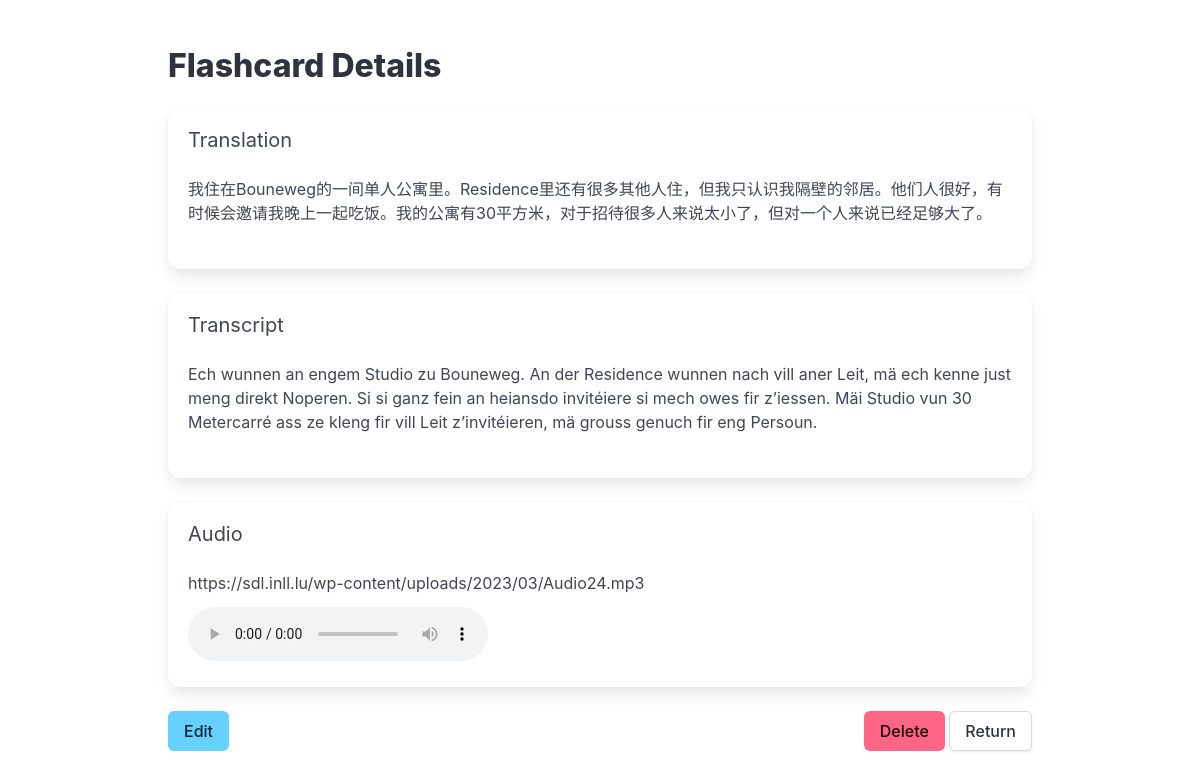
Screenshot of /flashcards/8 with the database file from the repository.
### models.py (models this page shows)
class SDL_CARD(db.Model):
    __tablename__ = 'SDL_CARD'
    ID = db.Column(db.Integer, primary_key=True)
    AUDIO_URL = db.Column(db.String, nullable=False)
    TRANSCRIPT = db.Column(db.Text, nullable=False)
    TRANSLATION = db.Column(db.Text, nullable=False)

### app.py (the view)
@app.route("/flashcards/<int:card_id>")
def view_flashcard(card_id):
    card = db.session.get(SDL_CARD, card_id)
    if not card:
        flash("Card not found", "is-danger")
        return redirect(url_for("flashcards"))
    return render_template("flashcard_detail.html", card=card)

### app.py (called while the page is built)
@app.template_filter('nl2br')
def nl2br(value):
    return value.replace('\n', '<br>')

### templates/flashcard_detail.html (shortened to what this page needs)
{% extends "layout.html" %}
{% block content %}
<section class="section">
  <div class="container">
    <h1 class="title">Flashcard Details</h1>
    <div id="flashcard-view">
      <div class="box">
        <h2 class="subtitle">Translation</h2>
        <div class="content" id="translation-display">
          {{ card.TRANSLATION|nl2br }}
        </div>
      </div>
      <div class="box">
        <h2 class="subtitle">Transcript</h2>
        <div class="content" id="transcript-display">
          {{ card.TRANSCRIPT|nl2br }}
        </div>
      </div>
      <div class="box">
        <h2 class="subtitle">Audio</h2>
        <div id="audio-url-display">{{ card.AUDIO_URL }}</div>
        <audio controls class="mt-3">
          <source src="{{ card.AUDIO_URL }}" type="audio/mpeg">
        </audio>
      </div>
      <div class="field is-grouped">
        <div class="control">
          <button class="button is-info" id="edit-button">Edit</button>
        </div>
        <div class="control ml-auto">
          <button class="button is-danger" id="delete-button">Delete</button>
          <a href="{{ url_for('flashcards') }}" class="button">Return</a>
        </div>
      </div>
    </div>
  </div>
</section>
{% endblock %}

### templates/layout.html (style rules this page uses)
.ml-auto { margin-left: auto !important; }

### rows the page displays
SDL_CARD: TRANSLATION "我住在Bouneweg的一间单人公寓里。Residence里还有很多其他人住，但我只认识我隔壁的邻居。他们人很好，有时候会邀请我晚上一起吃饭。我的公寓有30平方米，对于招待很多人来说太小了，但对一个人来说已经足够大了。", TRANSCRIPT "Ech wunnen an engem Studio zu Bouneweg. An der Residence wunnen nach vill aner Leit, mä ech kenne just meng direkt Noperen. Si si ganz fein an heiansdo invitéiere si mech owes fir z’iessen. Mäi Studio vun 30 Metercarré ass ze kleng fir vill Leit z’invitéieren, mä grouss genuch fir eng Persoun.", AUDIO_URL "https://sdl.inll.lu/wp-content/uploads/2023/03/Audio24.mp3"
